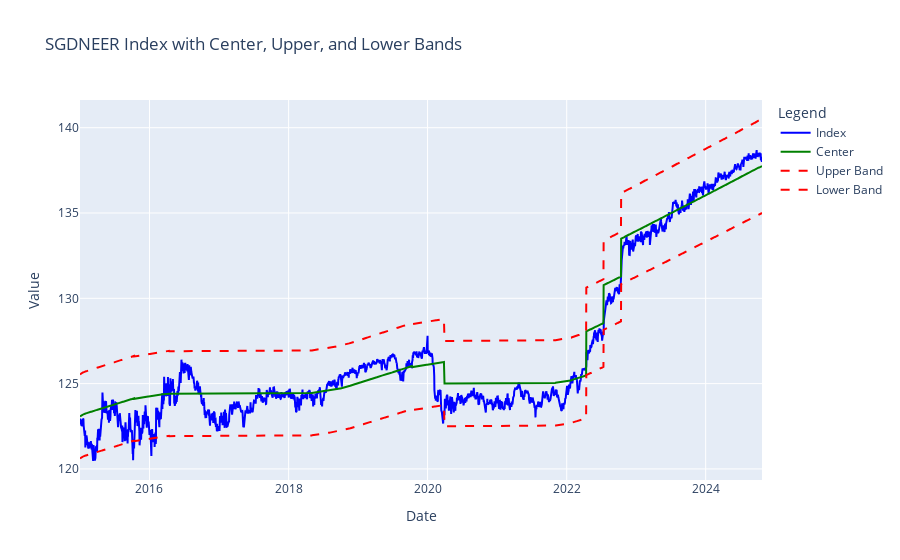

The notebook cell saved with this chart:
### Code cell
# Create the figure
fig = go.Figure()

# Add the SGDNEER line
fig.add_trace(go.Scatter(
    x=SGD_daily_index.index,
    y=SGD_daily_index["SGDNEER"],
    mode='lines',
    name='Index',
    line=dict(color='blue')
))

# Add the Center line
fig.add_trace(go.Scatter(
    x=SGD_daily_index.index,
    y=SGD_daily_index["Center"],
    mode='lines',
    name='Center',
    line=dict(color='green')
))

# Add the Upper band line
fig.add_trace(go.Scatter(
    x=SGD_daily_index.index,
    y=SGD_daily_index["Upper"],
    mode='lines',
    name='Upper Band',
    line=dict(color='red', dash='dash')
))

# Add the Lower band line
fig.add_trace(go.Scatter(
    x=SGD_daily_index.index,
    y=SGD_daily_index["Lower"],
    mode='lines',
    name='Lower Band',
    line=dict(color='red', dash='dash')
))

# Update layout
fig.update_layout(
    title='SGDNEER Index with Center, Upper, and Lower Bands',
    xaxis_title='Date',
    yaxis_title='Value',
    legend_title='Legend',
    hovermode='x unified'  # Show hover information for all traces on x-axis
)

# Show the plot
fig.show()

### Figure 1 — Plotly figure (JSON) as saved in the notebook; plotly's stock layout.template omitted (floating-point values rounded to 4 significant figures; data arrays with more than 128 entries replaced by an {"elided": "..."} marker saying what was removed)
{"data": [{"line": {"color": "blue"}, "mode": "lines", "name": "Index", "type": "scatter", "x": {"elided": "2555 str values"}, "y": {"elided": "2555 float values"}}, {"line": {"color": "green"}, "mode": "lines", "name": "Center", "type": "scatter", "x": {"elided": "2555 str values"}, "y": {"elided": "2555 float values"}}, {"line": {"color": "red", "dash": "dash"}, "mode": "lines", "name": "Upper Band", "type": "scatter", "x": {"elided": "2555 str values"}, "y": {"elided": "2555 float values"}}, {"line": {"color": "red", "dash": "dash"}, "mode": "lines", "name": "Lower Band", "type": "scatter", "x": {"elided": "2555 str values"}, "y": {"elided": "2555 float values"}}], "layout": {"hovermode": "x unified", "legend": {"title": {"text": "Legend"}}, "title": {"text": "SGDNEER Index with Center, Upper, and Lower Bands"}, "xaxis": {"title": {"text": "Date"}}, "yaxis": {"title": {"text": "Value"}}}}
